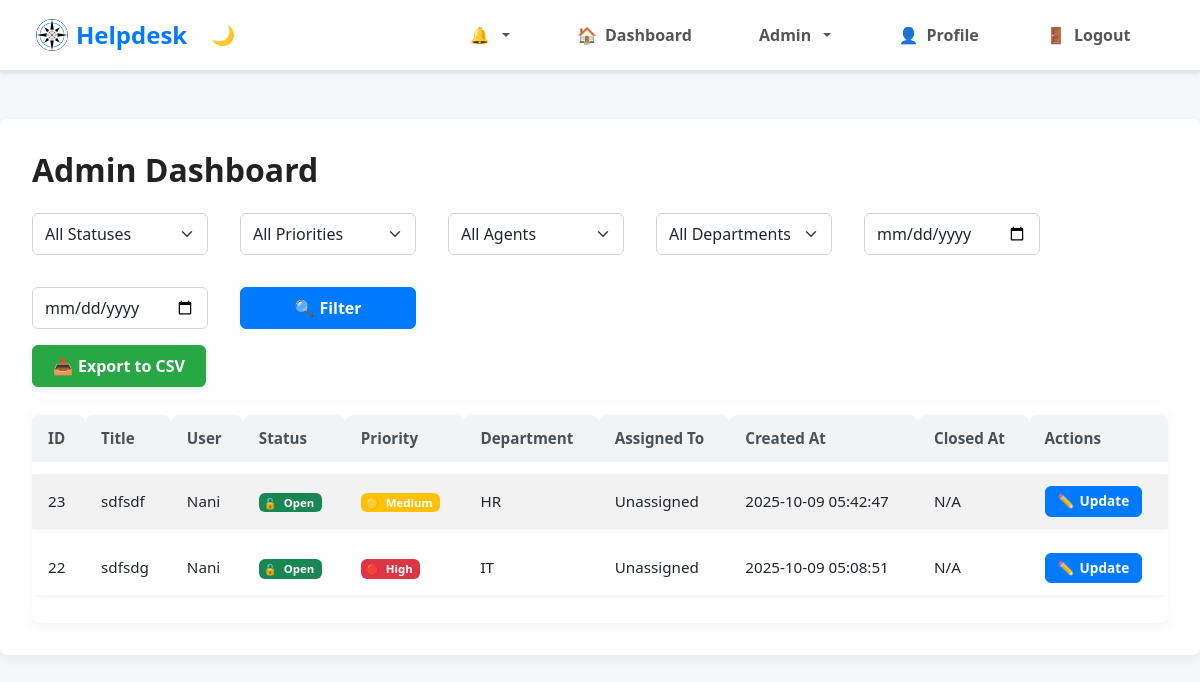
Page /admin_dashboard.php (signed in) on the committed database.
### tables this page shows
CREATE TABLE `tickets` (
  `id` int(11) NOT NULL AUTO_INCREMENT,
  `title` varchar(255) NOT NULL,
  `description` text NOT NULL,
  `category` varchar(100) DEFAULT NULL,
  `priority` enum('low','medium','high') DEFAULT 'medium',
  `status` enum('open','assigned','closed') DEFAULT 'open',
  `user_id` int(11) NOT NULL,
  `assigned_to` int(11) DEFAULT NULL,
  `department_id` int(11) DEFAULT NULL,
  `created_at` timestamp NOT NULL DEFAULT current_timestamp(),
  `updated_at` timestamp NOT NULL DEFAULT current_timestamp() ON UPDATE current_timestamp(),
  `closed_at` timestamp NULL DEFAULT NULL,
  `archived` tinyint(1) NOT NULL DEFAULT 0,
  PRIMARY KEY (`id`),
  KEY `user_id` (`user_id`),
  KEY `assigned_to` (`assigned_to`),
  KEY `fk_tickets_department_id` (`department_id`),
  CONSTRAINT `fk_tickets_department_id` FOREIGN KEY (`department_id`) REFERENCES `departments` (`id`),
  CONSTRAINT `tickets_ibfk_1` FOREIGN KEY (`user_id`) REFERENCES `users` (`id`),
  CONSTRAINT `tickets_ibfk_2` FOREIGN KEY (`assigned_to`) REFERENCES `users` (`id`)
);

CREATE TABLE `users` (
  `id` int(11) NOT NULL AUTO_INCREMENT,
  `username` varchar(50) NOT NULL,
  `email` varchar(100) NOT NULL,
  `password` varchar(255) NOT NULL,
  `role` enum('user','admin') DEFAULT 'user',
  `created_at` timestamp NOT NULL DEFAULT current_timestamp(),
  `status` enum('active','inactive') DEFAULT 'active',
  `profile_picture` varchar(255) DEFAULT NULL,
  PRIMARY KEY (`id`),
  UNIQUE KEY `username` (`username`),
  UNIQUE KEY `email` (`email`)
);

CREATE TABLE `departments` (
  `id` int(11) NOT NULL AUTO_INCREMENT,
  `name` varchar(100) NOT NULL,
  `description` text DEFAULT NULL,
  PRIMARY KEY (`id`),
  UNIQUE KEY `name` (`name`)
);

### admin_dashboard.php (the view, shortened to what this page needs)
<?php
include 'db.php';
$status_filter = $_GET['status'] ?? '';
$priority_filter = $_GET['priority'] ?? '';
$agent_filter = $_GET['agent'] ?? '';
$department_filter = $_GET['department'] ?? '';
$date_from = $_GET['date_from'] ?? '';
$date_to = $_GET['date_to'] ?? '';
$query = "SELECT t.*, u.username, a.username AS agent_name, d.name AS department_name FROM tickets t
          JOIN users u ON t.user_id = u.id
          LEFT JOIN users a ON t.assigned_to = a.id
          LEFT JOIN departments d ON t.department_id = d.id
          WHERE t.archived = 0";
$params = [];
$query .= " ORDER BY t.created_at DESC";
$stmt = $pdo->prepare($query);
$stmt->execute($params);
$tickets = $stmt->fetchAll();
?>
<!DOCTYPE html>
<html lang="en">
<head>
    <link href="https://cdn.jsdelivr.net/npm/bootstrap@5.3.0/dist/css/bootstrap.min.css" rel="stylesheet">
    <link rel="stylesheet" href="styles.css">
</head>
<?php $user_role = isset($_SESSION['role']) ? $_SESSION['role'] : 'guest'; ?>
<body data-user-role="<?php echo $user_role; ?>">
    <?php include 'navbar.php'; ?>
    <div class="container mt-5">
        <h2>Admin Dashboard</h2>
        <form method="GET" class="row g-3 mb-3">
            <div class="col-md-2">
                <select name="status" class="form-select">
                    <option value="">All Statuses</option>
                </select>
            </div>
            <div class="col-md-2">
                <select name="priority" class="form-select">
                    <option value="">All Priorities</option>
                </select>
            </div>
            <div class="col-md-2">
                <select name="agent" class="form-select">
                    <option value="">All Agents</option>
                </select>
            </div>
            <div class="col-md-2">
                <select name="department" class="form-select">
                    <option value="">All Departments</option>
                </select>
            </div>
            <div class="col-md-2">
                <input type="date" name="date_from" class="form-control" value="<?php echo htmlspecialchars($date_from); ?>" placeholder="From Date">
            </div>
            <div class="col-md-2">
                <input type="date" name="date_to" class="form-control" value="<?php echo htmlspecialchars($date_to); ?>" placeholder="To Date">
            </div>
            <div class="col-md-2">
                <button type="submit" class="btn btn-primary w-100 filter-btn">Filter</button>
            </div>
        </form>
        <div class="mb-3">
            <a href="?export=1&status=<?php echo urlencode($status_filter); ?>&priority=<?php echo urlencode($priority_filter); ?>&agent=<?php echo urlencode($agent_filter); ?>&department=<?php echo urlencode($department_filter); ?>&date_from=<?php echo urlencode($date_from); ?>&date_to=<?php echo urlencode($date_to); ?>" class="btn btn-success export-btn">Export to CSV</a>
        </div>
        <div class="table-responsive">
            <table class="table table-striped">
                <thead>
                    <tr>
                        <th class="id">ID</th>
                        <th class="title">Title</th>
                        <th class="user">User</th>
                        <th class="status">Status</th>
                        <th class="priority">Priority</th>
                        <th class="department">Department</th>
                        <th class="assigned">Assigned To</th>
                        <th class="created">Created At</th>
                        <th class="closed">Closed At</th>
                        <th class="actions">Actions</th>
                    </tr>
                </thead>
                <tbody>
                    <?php foreach ($tickets as $ticket): ?>
                    <tr>
                        <td><?php echo $ticket['id']; ?></td>
                        <td><?php echo htmlspecialchars($ticket['title']); ?></td>
                        <td><?php echo htmlspecialchars($ticket['username']); ?></td>
                        <td>
                            <?php
                            $status_class = '';
                            switch ($ticket['status']) {
                                case 'open': $status_class = 'bg-success'; break;
                            }
                            ?>
                            <span class="badge <?php echo $status_class; ?> status-<?php echo $ticket['status']; ?>"><?php echo ucfirst($ticket['status']); ?></span>
                        </td>
                        <td>
                            <?php
                            $priority_class = '';
                            switch ($ticket['priority']) {
                                case 'medium': $priority_class = 'bg-warning'; break;
                                case 'high': $priority_class = 'bg-danger'; break;
                            }
                            ?>
                            <span class="badge <?php echo $priority_class; ?> priority-<?php echo $ticket['priority']; ?>"><?php echo ucfirst($ticket['priority']); ?></span>
                        </td>
                        <td><?php echo htmlspecialchars($ticket['department_name'] ?: 'N/A'); ?></td>
                        <td><?php echo $ticket['agent_name'] ? htmlspecialchars($ticket['agent_name']) : 'Unassigned'; ?></td>
                        <td><?php echo $ticket['created_at']; ?></td>
                        <td><?php echo $ticket['closed_at'] ?: 'N/A'; ?></td>
                        <td><a href="update_ticket.php?id=<?php echo $ticket['id']; ?>" class="btn btn-sm btn-primary update-btn">Update</a></td>
                    </tr>
                    <?php endforeach; ?>
                </tbody>
            </table>
        </div>
    </div>
</body>
</html>

### styles.css (style rules this page uses)
:root { --bg-color: #f8f9fa; --text-color: #212529; --navbar-bg: #ffffff; --navbar-text: #000000; --card-bg: #ffffff; --border-color: #dee2e6; --input-bg: #ffffff; --input-border: #ced4da; --table-bg: #ffffff; --table-border: #dee2e6; --chat-bg: #ffffff; --message-border: #eee; --btn-primary: #007bff; --btn-secondary: #6c757d; }
body { background-color: var(--bg-color); color: var(--text-color); transition: background-color 0.3s, color 0.3s; }
.container { max-width: 1200px; }
.table { background-color: var(--table-bg); color: var(--text-color); }
.table th, .table td { border-color: var(--table-border); }
.form-control { background-color: var(--input-bg); border-color: var(--input-border); color: var(--text-color); }
.btn-primary { background-color: var(--btn-primary); border-color: var(--btn-primary); }
body[data-user-role="admin"] { background-color: #f4f6f8; font-family: 'Segoe UI', Tahoma, Geneva, Verdana, sans-serif; color: #333; }
body[data-user-role="admin"] .container.mt-5 { background: #fff; padding: 2rem; border-radius: 8px; box-shadow: 0 4px 12px rgba(0,0,0,0.05); }
body[data-user-role="admin"] h2 { font-weight: 700; margin-bottom: 1.5rem; color: #222; }
body[data-user-role="admin"] form.row.g-3.mb-3 { gap: 1rem; }
body[data-user-role="admin"] .form-select, body[data-user-role="admin"] .form-control { border-radius: 6px; border: 1px solid #ced4da; padding: 0.5rem 0.75rem; font-size: 1rem; transition: border-color 0.3s ease; }
body[data-user-role="admin"] .btn-primary { background-color: #007bff; border-color: #007bff; font-weight: 600; padding: 0.5rem 1.25rem; border-radius: 6px; transition: background-color 0.3s ease; }
body[data-user-role="admin"] .btn-success { background-color: #28a745; border-color: #28a745; font-weight: 600; padding: 0.5rem 1.25rem; border-radius: 6px; transition: background-color 0.3s ease; }
body[data-user-role="admin"] .table-responsive { border-radius: 8px; overflow: hidden; box-shadow: 0 4px 12px rgba(0,0,0,0.05); }
body[data-user-role="admin"] table.table { border-collapse: separate; border-spacing: 0 0.75rem; font-size: 0.95rem; }
body[data-user-role="admin"] table.table thead tr th { background-color: #f1f3f5; color: #495057; font-weight: 600; border: none; padding: 0.75rem 1rem; text-align: left; border-top-left-radius: 8px; border-top-right-radius: 8px; }
body[data-user-role="admin"] table.table tbody tr { background-color: #ffffff; box-shadow: 0 2px 6px rgba(0,0,0,0.05); transition: box-shadow 0.3s ease; border-radius: 8px; }
body[data-user-role="admin"] table.table tbody tr td { border: none; padding: 0.75rem 1rem; vertical-align: middle; }
body[data-user-role="admin"] table.table tbody tr td a.btn { padding: 0.25rem 0.75rem; font-size: 0.85rem; border-radius: 6px; }
body[data-user-role="admin"] .mb-3 > a.btn { font-weight: 600; padding: 0.5rem 1.25rem; border-radius: 6px; box-shadow: 0 2px 6px rgba(0,0,0,0.1); transition: box-shadow 0.3s ease; }
.badge { position: relative; padding-left: 25px; }
.badge.status-open::before { content: "🔓"; position: absolute; left: 5px; font-size: 0.9em; top: 50%; transform: translateY(-50%); }
.badge.priority-medium::before { content: "🟡"; position: absolute; left: 5px; font-size: 0.9em; top: 50%; transform: translateY(-50%); }
.badge.priority-high::before { content: "🔴"; position: absolute; left: 5px; font-size: 0.9em; top: 50%; transform: translateY(-50%); }
.filter-btn::before { content: "🔍"; margin-right: 5px; }
.export-btn::before { content: "📤"; margin-right: 5px; }
.update-btn::before { content: "✏️"; margin-right: 5px; }

### rows in the picture
tickets: id "23", title "sdfsdf", user.username "Nani", status "Open", priority "Medium", department.name "HR", created_at "2025-10-09 05:42:47", closed_at "N/A"
tickets: id "22", title "sdfsdg", user.username "Nani", status "Open", priority "High", department.name "IT", created_at "2025-10-09 05:08:51", closed_at "N/A"
